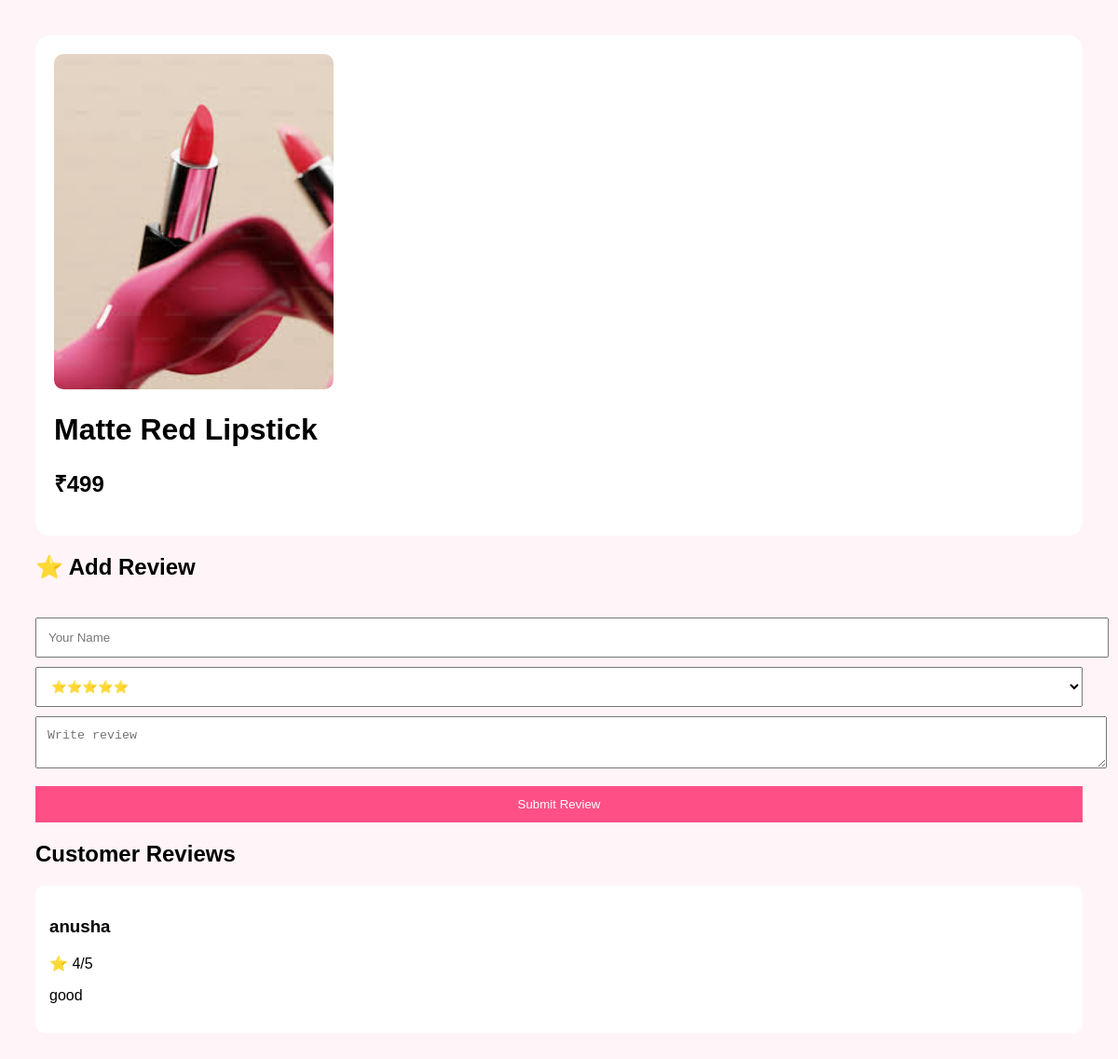
/product/1/, run on the app's committed database.
### products/models.py (models this page shows, shortened)
class Product(models.Model):
    category = models.ForeignKey(Category, on_delete=models.CASCADE)
    name = models.CharField(max_length=100)
    description = models.TextField(default="")
    price = models.IntegerField()
    image = models.ImageField(upload_to='products/')

class Review(models.Model):
    product = models.ForeignKey(Product, on_delete=models.CASCADE)
    name = models.CharField(max_length=100)
    rating = models.IntegerField()
    comment = models.TextField()
    created_at = models.DateTimeField(auto_now_add=True)

### products/views.py (the view, shortened to what this page needs)
# urls.py: path('product/<int:product_id>/', views.product_detail, name='product_detail'),
def product_detail(request, product_id):
    product = Product.objects.get(id=product_id)
    reviews = Review.objects.filter(product=product)
    return render(request, 'product_detail.html', {
        'product': product,
        'reviews': reviews
    })

### products/templates/product_detail.html (shortened to what this page needs)
<!DOCTYPE html>
<html>
<head>
</head>
<body>
<div class="product">
    <img src="{{ product.image.url }}">
    <h1>{{ product.name }}</h1>
    <h2>₹{{ product.price }}</h2>
</div>
<h2>⭐ Add Review</h2>
<form method="POST">
    <input type="text" name="name" placeholder="Your Name" required>
    <select name="rating">
        <option value="5">⭐⭐⭐⭐⭐</option>
    </select>
    <textarea name="comment" placeholder="Write review"></textarea>
    <button type="submit">
        Submit Review
    </button>
</form>
<h2>Customer Reviews</h2>
{% for review in reviews %}
<div class="review">
    <h3>{{ review.name }}</h3>
    <p>⭐ {{ review.rating }}/5</p>
    <p>{{ review.comment }}</p>
</div>
{% endfor %}
</body>
</html>

### products/templates/product_detail.html (style rules this page uses)
body { font-family:Arial; background:#fff5f8; padding:30px; }
.product { background:white; padding:20px; border-radius:15px; }
img { width:300px; border-radius:10px; }
form { margin-top:30px; }
input, textarea, select { width:100%; padding:12px; margin-top:10px; }
button { margin-top:15px; padding:12px; width:100%; background:#ff4f87; color:white; border:none; }
.review { background:white; padding:15px; margin-top:20px; border-radius:10px; }

### data on the page
Product: image (picture), name "Matte Red Lipstick", price "499"
Review: name "anusha", rating "4", comment "good"
